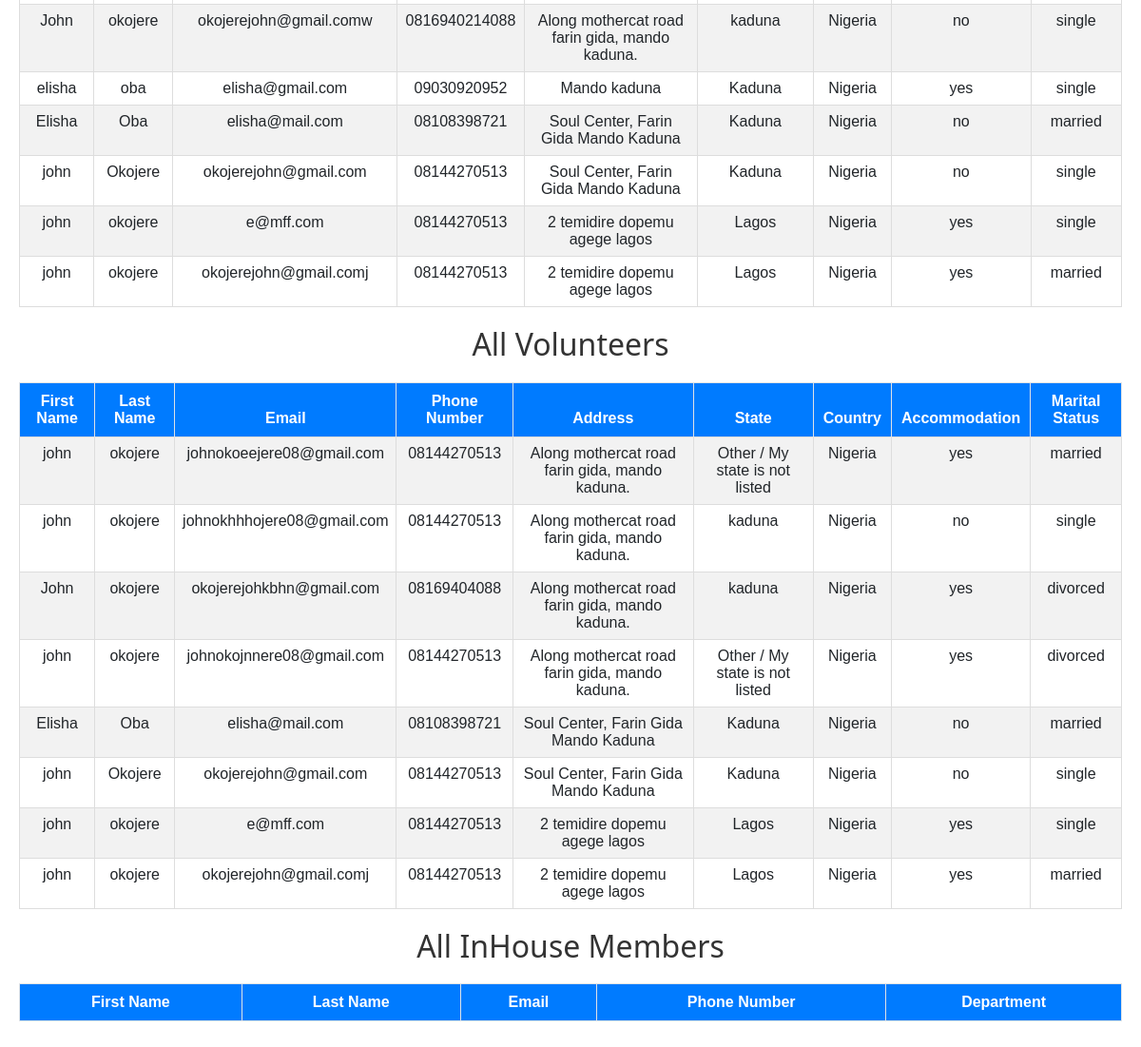
/register/monitor/ (lower part), run on an earlier commit of the app's database.
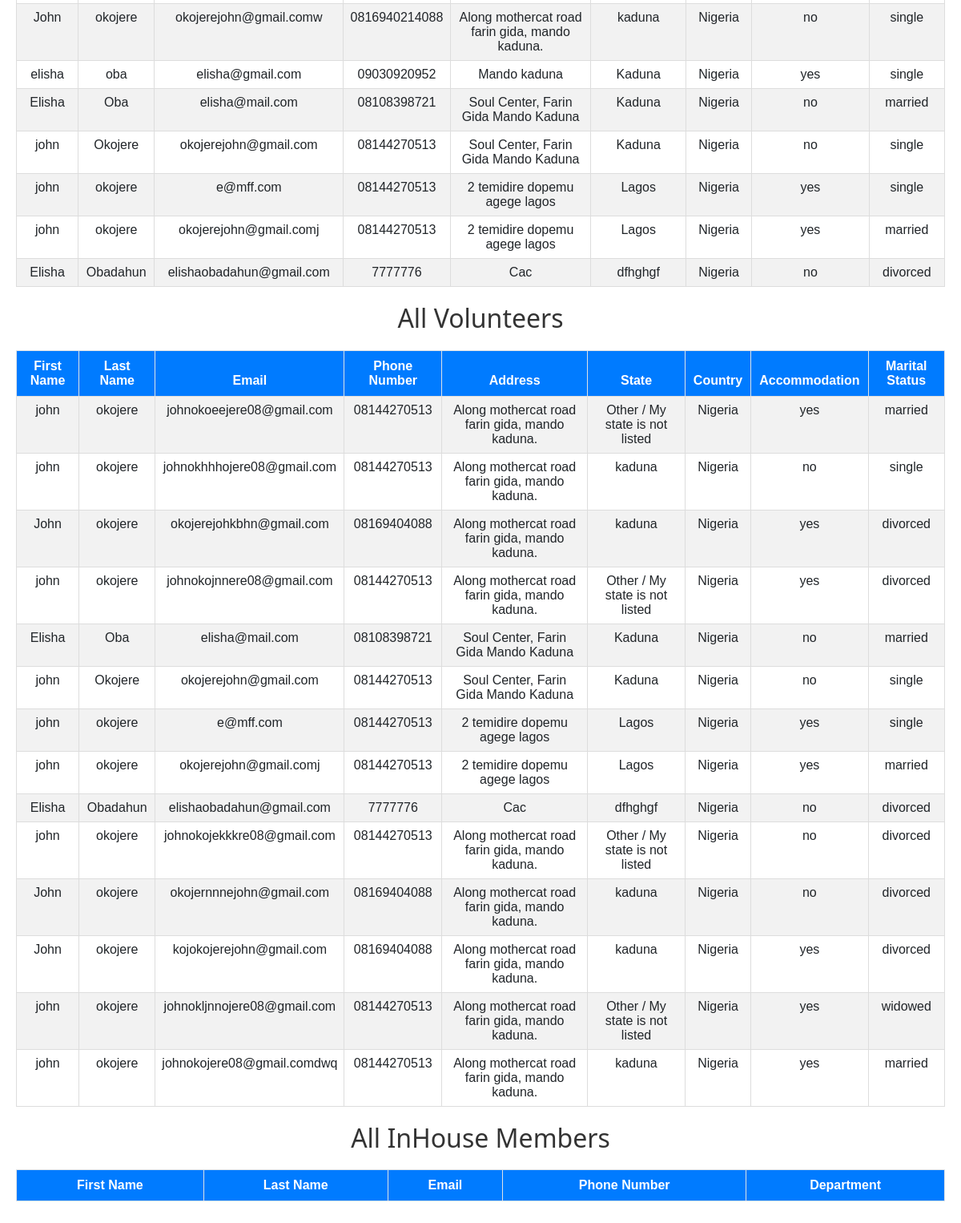
And on a later commit of the database.
### registration/models.py (models this page shows, shortened)
class Registrant(models.Model):
    first_name = models.CharField(max_length=100)
    last_name = models.CharField(max_length=100)
    email = models.EmailField(unique=True)
    phone_number = models.CharField(max_length=15)
    address = models.CharField(max_length=255)
    state = models.CharField(max_length=100)
    country = models.CharField(max_length=100)
    accommodation = models.CharField(
        max_length=3,
        choices=[('yes', 'Yes'), ('no', 'No')],
        verbose_name="Do you need Accommodation"
    )
    marital_status = models.CharField(
        max_length=10,
        choices=[
            ('single', 'Single'),
            ('married', 'Married'),
            ('divorced', 'Divorced'),
            ('widowed', 'Widowed')
        ]
    )
    qr_code = models.ImageField(upload_to='qrcodes/', blank=True)

class Volunteer(models.Model):
    registrant = models.OneToOneField(Registrant, on_delete=models.CASCADE)
    role = models.CharField(max_length=100, blank=True, null=True)

### registration/views.py (the view)
# urls.py: path('monitor/', views.monitor_registrations, name='monitor_registrations'),  # Monitor all registrations
def monitor_registrations(request):
    registrants = Registrant.objects.all()
    volunteers = Volunteer.objects.all()
    inhouse_members = InHouse.objects.all()
    return render(request, 'registration/monitor.html', {
        'registrants': registrants,
        'volunteers': volunteers,
        'inhouse_members': inhouse_members,
    })

### template/registration/monitor.html (shortened to what this page needs)
{% load static %}
{% block content %}
<link rel="stylesheet" href="https://cdn.datatables.net/1.13.6/css/jquery.dataTables.min.css">
<link href="https://cdn.jsdelivr.net/npm/bootstrap@5.3.0-alpha1/dist/css/bootstrap.min.css" rel="stylesheet">
<link rel="stylesheet" href="https://cdn.datatables.net/buttons/2.2.2/css/buttons.dataTables.min.css">
<div class="table-container">
    <table id="registrantsTable" class="table table-striped table-bordered">
        <tbody>
            {% for registrant in registrants %}
            <tr>
                <td>{{ registrant.first_name }}</td>
                <td>{{ registrant.last_name }}</td>
                <td>{{ registrant.email }}</td>
                <td>{{ registrant.phone_number }}</td>
                <td>{{ registrant.address }}</td>
                <td>{{ registrant.state }}</td>
                <td>{{ registrant.country }}</td>
                <td>{{ registrant.accommodation }}</td>
                <td>{{ registrant.marital_status }}</td>
            </tr>
            {% endfor %}
        </tbody>
    </table>
    <h2>All Volunteers</h2>
    <table id="volunteersTable" class="table table-striped table-bordered">
        <thead>
            <tr>
                <th>First Name</th>
                <th>Last Name</th>
                <th>Email</th>
                <th>Phone Number</th>
                <th>Address</th>
                <th>State</th>
                <th>Country</th>
                <th>Accommodation</th>
                <th>Marital Status</th>
            </tr>
        </thead>
        <tbody>
            {% for volunteer in volunteers %}
            <tr>
                <td>{{ volunteer.registrant.first_name }}</td>
                <td>{{ volunteer.registrant.last_name }}</td>
                <td>{{ volunteer.registrant.email }}</td>
                <td>{{ volunteer.registrant.phone_number }}</td>
                <td>{{ volunteer.registrant.address }}</td>
                <td>{{ volunteer.registrant.state }}</td>
                <td>{{ volunteer.registrant.country }}</td>
                <td>{{ volunteer.registrant.accommodation }}</td>
                <td>{{ volunteer.registrant.marital_status }}</td>
            </tr>
            {% endfor %}
        </tbody>
    </table>
    <h2>All InHouse Members</h2>
    <table id="inhouseTable" class="table table-striped table-bordered">
        <thead>
            <tr>
                <th>First Name</th>
                <th>Last Name</th>
                <th>Email</th>
                <th>Phone Number</th>
                <th>Department</th>
            </tr>
        </thead>
    </table>
</div>
{% endblock %}

What changed in the data, as far as the page shows it:
added Registrant: first_name "Elisha", last_name "Obadahun", email "elishaobadahun@gmail.com", phone_number "7777776", address "Cac", state "dfhghgf", country "Nigeria", accommodation "no", marital_status "divorced"
added Volunteer: registrant.first_name "Elisha", registrant.last_name "Obadahun", registrant.email "elishaobadahun@gmail.com", registrant.phone_number "7777776", registrant.address "Cac", registrant.state "dfhghgf", registrant.country "Nigeria", registrant.accommodation "no", registrant.marital_status "divorced"
added Volunteer: registrant.first_name "john", registrant.last_name "okojere", registrant.email "johnokojekkkre08@gmail.com", registrant.phone_number "08144270513", registrant.address "Along mothercat road farin gida, mando kaduna.", registrant.state "Other / My state is not listed", registrant.country "Nigeria", registrant.accommodation "no", registrant.marital_status "divorced"
added Volunteer: registrant.first_name "John", registrant.last_name "okojere", registrant.email "okojernnnejohn@gmail.com", registrant.phone_number "08169404088", registrant.address "Along mothercat road farin gida, mando kaduna.", registrant.state "kaduna", registrant.country "Nigeria", registrant.accommodation "no", registrant.marital_status "divorced"
added Volunteer: registrant.first_name "John", registrant.last_name "okojere", registrant.email "kojokojerejohn@gmail.com", registrant.phone_number "08169404088", registrant.address "Along mothercat road farin gida, mando kaduna.", registrant.state "kaduna", registrant.country "Nigeria", registrant.accommodation "yes", registrant.marital_status "divorced"
added Volunteer: registrant.first_name "john", registrant.last_name "okojere", registrant.email "johnokljnnojere08@gmail.com", registrant.phone_number "08144270513", registrant.address "Along mothercat road farin gida, mando kaduna.", registrant.state "Other / My state is not listed", registrant.country "Nigeria", registrant.accommodation "yes", registrant.marital_status "widowed"
added Volunteer: registrant.first_name "john", registrant.last_name "okojere", registrant.email "johnokojere08@gmail.comdwq", registrant.phone_number "08144270513", registrant.address "Along mothercat road farin gida, mando kaduna.", registrant.state "kaduna", registrant.country "Nigeria", registrant.accommodation "yes", registrant.marital_status "married"
